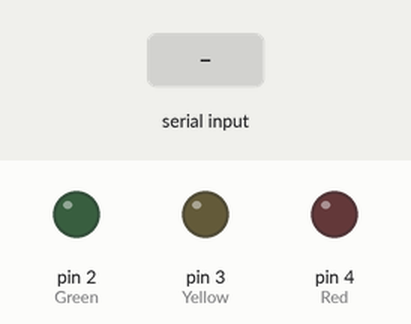
This sketch was run on a simulated Arduino Uno, built with avr-gcc and run on an emulated ATmega328P. On the bench: output pins drawn as LEDs (lit = HIGH). Inputs (shaded band) come from the test bench.

Above: at 1.2 s.
1.3 s: "b" received over Serial
At 1.7 s:
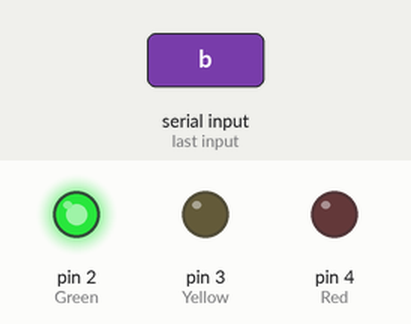
3.3 s: "y" received over Serial
At 3.9 s:
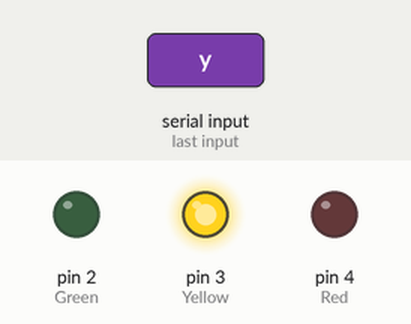
4.8 s: "r" received over Serial
At 6.0 s:
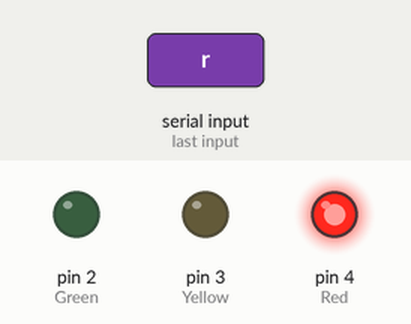
6.3 s: "g" received over Serial
At 7.3 s:
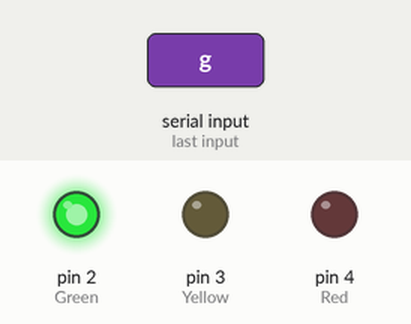
7.8 s: "1" received over Serial
At 8.5 s:
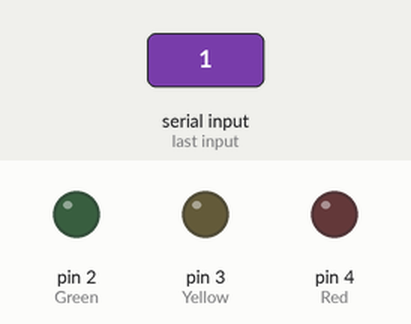
Timing chart, 0 to 10.3 s (numbered marks = the images above; inputs shaded):
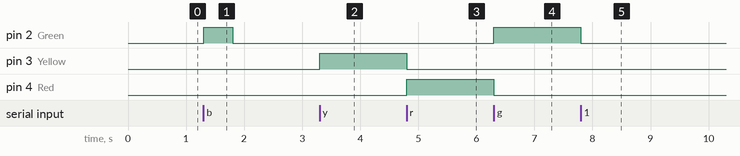

The sketch:

LEDusinginputchar.ino
```cpp
void setup() {
  Serial.begin(9600);
  pinMode(2, OUTPUT); // Green
  pinMode(3, OUTPUT); // Yellow
  pinMode(4, OUTPUT); // Red
}

void loop() {
  if (Serial.available()) {
    char input = Serial.read();
    digitalWrite(2, LOW);
    digitalWrite(3, LOW);
    digitalWrite(4, LOW);
    if (input == 'b') {
      digitalWrite(2, HIGH);
      delay(500);
      digitalWrite(2, LOW);
      delay(500);
    } else if (input == 'g') digitalWrite(2, HIGH);
    else if (input == 'y') digitalWrite(3, HIGH);
    else if (input == 'r') digitalWrite(4, HIGH);
  }
}
```

Measured:
- after the input at 1.3 s, pin 2 (Green): LOW → HIGH at once, → LOW 0.50 s later
- after the input at 3.3 s, pin 3 (Yellow): LOW → HIGH at once
- after the input at 4.8 s, pin 3 (Yellow): HIGH → LOW at once; pin 4 (Red): LOW → HIGH at once
- after the input at 6.3 s, pin 2 (Green): LOW → HIGH at once; pin 4 (Red): HIGH → LOW at once
- after the input at 7.8 s, pin 2 (Green): HIGH → LOW at once
